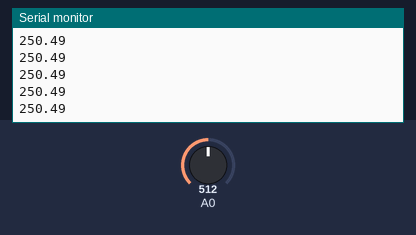
Recording of a sketch running on a simulated Arduino Uno, built with avr-gcc and run on an emulated ATmega328P. Shown: the last lines printed to the serial monitor. Inputs (shaded band) come from the test bench; at power-on: A0 = 512.

Above: at 1.2 s.
1.3 s: A0 set to 716
At 1.8 s:
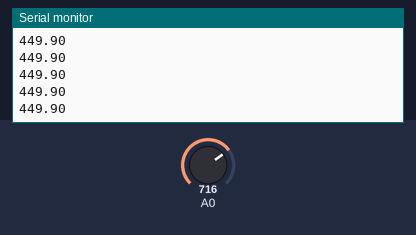
2.8 s: A0 set to 900
At 3.8 s:
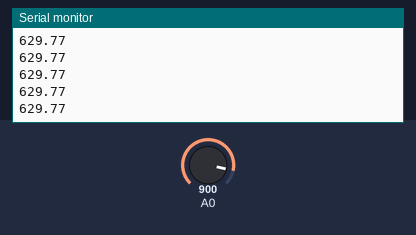
Timing chart, 0 to 5.8 s (numbered marks = the images above; inputs shaded):
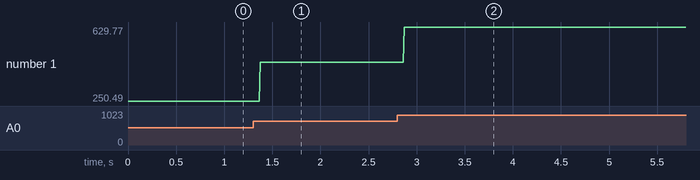

The sketch:

test_thermocouple.ino
```cpp
void setup() {
  pinMode(A0, INPUT) ;
  Serial.begin(9600) ;
}

void loop() {
  float sensorValue = analogRead(A0) ;
  float vTemp = sensorValue * (5.0 / 1023.0) ;
  float temp = (vTemp - 1.25) / 0.005 ;
  Serial.println(temp) ;
}
```

Measured:
- after the input at 1.3 s, the serial monitor: prints a new line after 0.07 s (image 1)
- after the input at 2.8 s, the serial monitor: prints a new line after 0.07 s (image 2)
- plotted number 1: 250.49 → 449.9 after the input at 1.3 s, 449.9 → 629.77 after the input at 2.8 s
